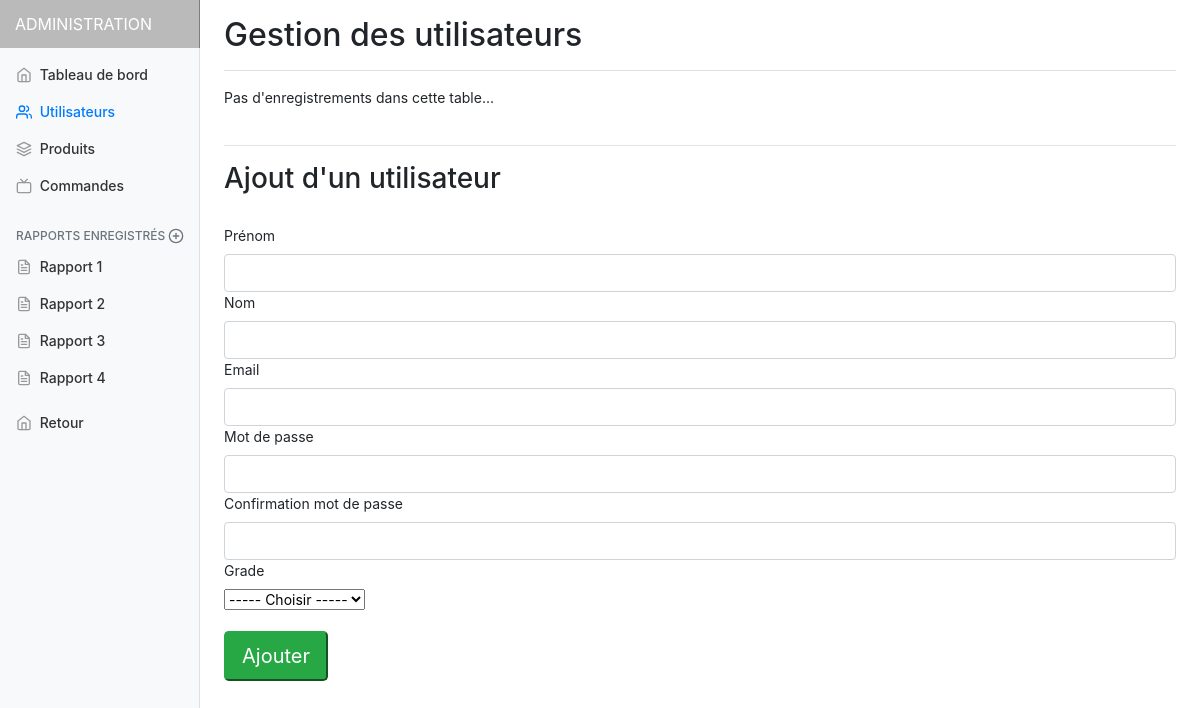
Before: /admin.php?selector=2 with the older database file.
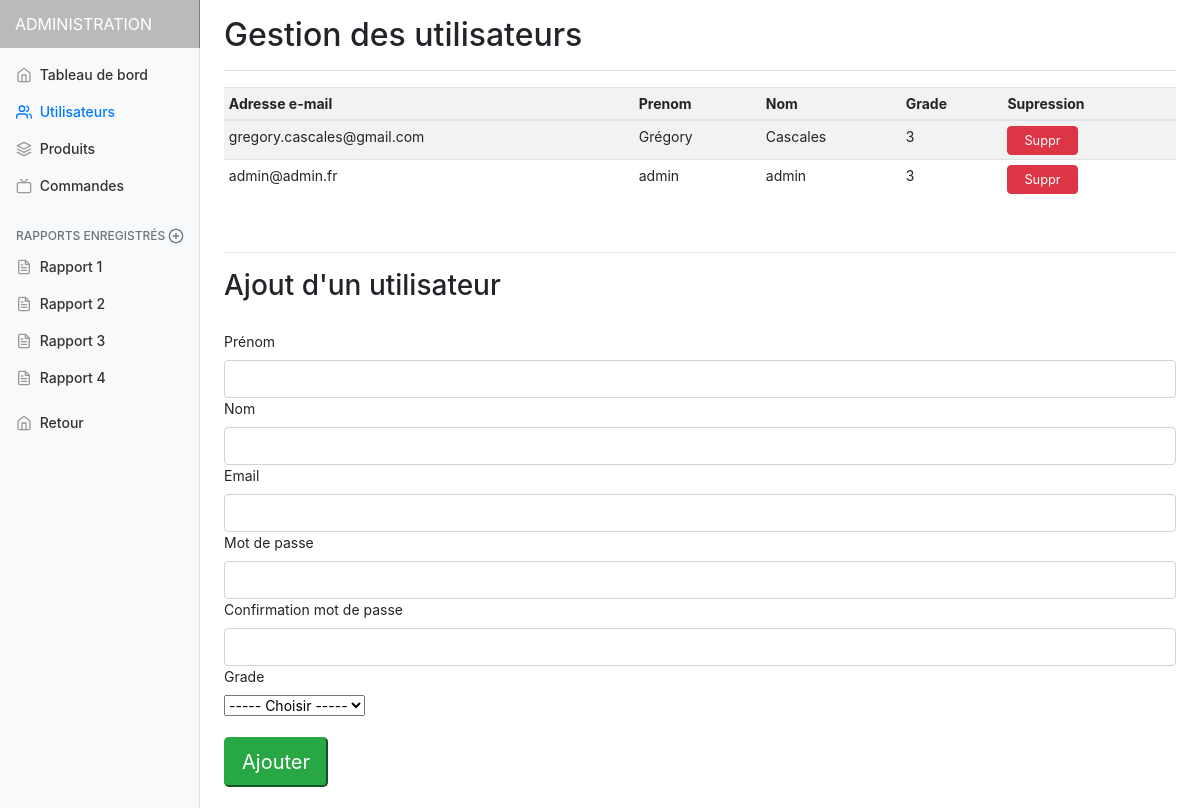
After: the same page with the newer database file.
### tables this page shows
CREATE TABLE `client` (
  `id_client` int(11) NOT NULL,
  `email_client` varchar(255) NOT NULL,
  `nom_affichage` varchar(255) NOT NULL,
  `mot_de_passe` varchar(255) NOT NULL,
  `civilite` int(11) DEFAULT NULL,
  `nom_client` varchar(255) NOT NULL,
  `prenom_client` varchar(255) NOT NULL,
  `telephone_client` varchar(255) DEFAULT NULL,
  `id_question` int(11) DEFAULT NULL,
  `reponse` varchar(255) DEFAULT NULL,
  `datecreation_client` date NOT NULL,
  `anonyme` int(11) NOT NULL DEFAULT '0',
  `administrateur` int(1) NOT NULL DEFAULT '0'
);

### admin/utilisateurs.php (the view, shortened to what this page needs)
<?php
  $req = $bdd->prepare('SELECT * FROM client ');
  $req->execute();
  $result = $req->fetchAll();
?>
<main role="main" class="col-md-9 ml-sm-auto col-lg-10 pt-3 px-4">
  <div class="d-flex justify-content-between flex-wrap flex-md-nowrap align-items-center pb-2 mb-3 border-bottom">
    <h1 class="h2">Gestion des utilisateurs</h1>
  </div>
  <div class="table-responsive">
    <?php
    if($result) {
        echo '<table class="table table-striped table-sm responsive">';
            echo '<thread>';
            echo '<tr>';
            echo '<th>Adresse e-mail</th>';
            echo '<th>Prenom</th>';
            echo '<th>Nom</th>';
            echo '<th>Grade</th>' ;
            echo '<th>Supression</th>' ;
            echo '</tr>';
            echo '</thread>';
            echo '<tbody>';
        foreach($result as $row) {
          echo '<tr>';
          echo '<td>'.$row["email_client"].'</td>';
          echo '<td>'.$row["prenom_client"].'</td>';
          echo '<td>'.$row["nom_client"].'</td>';
          echo '<td>'.$row["administrateur"].'</td>';
          echo '<td><a href="admin.php?selector=2&top='. $row["id_client"].'"><button type="submit" class="btn btn-danger btnsuppr">Suppr</button></a></td>';
          echo '</tr>'."\n";
        }
    echo '</tbody>';
        echo '</table>'."\n";
    }
    else echo 'Pas d\'enregistrements dans cette table...';
    ?>
  </div>
<br>
<hr>
<h3> Ajout d'un utilisateur </h3>
<br>
<form method="post" action="#">
  <div>
    <label for="prenom">Prénom</label>
    <input type="text" name="prenom" class="form-control" id="prenom">
  </div>
  <div>
    <label for="nom">Nom</label>
    <input type="text" name="nom" class="form-control" id="nom">
  </div>
  <div>
    <label for="email">Email</label>
    <input type="email" name="email" class="form-control" id="email">
  </div>
  <div>
  <label for="mdp">Mot de passe</label>
  <input type="password" name="mdp" class="form-control" id="mdp">
  </div>
  <div>
  <label for="mdprpt">Confirmation mot de passe</label>
  <input type="password" name="mdprpt" class="form-control" id="mdprpt">
  </div>
  <div>
    <label for="admin">Grade</label>
    <br>
    <select name="admin">
      <option value=""> ----- Choisir ----- </option>
    </select>
  </div>
  <br>
  <button type="submit" name="ajout_utilisateur" class="tn btn-lg btn-success buttonlogin">Ajouter</button>
</form>
<br>
</main>

Changed rows visible on the page:
added client: email_client "gregory.cascales@gmail.com", prenom_client "Grégory", nom_client "Cascales", administrateur "3"
added client: email_client "admin@admin.fr", prenom_client "admin", nom_client "admin", administrateur "3"
Other visible differences:
text no longer shown: "Pas d ' enregistrements dans cette table..."
text now shown: "Adresse e-mail Prenom Nom Grade Supression"
